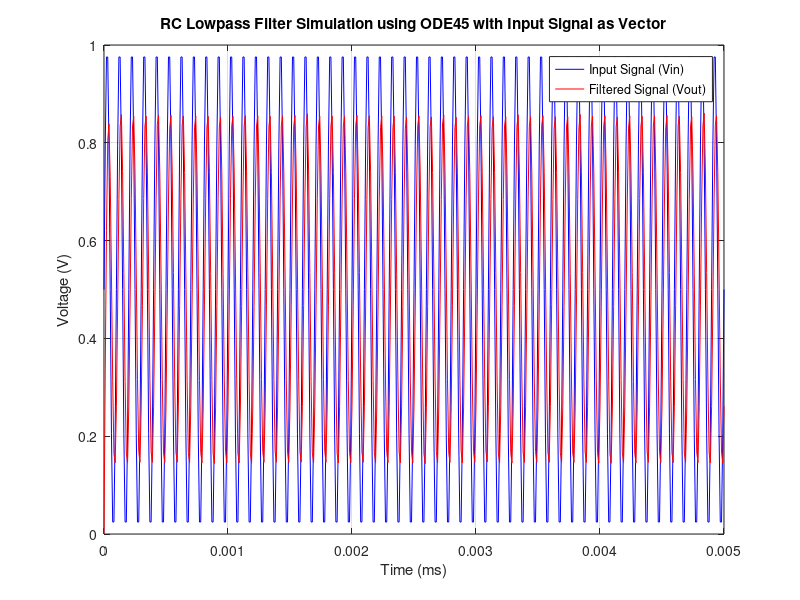

The MATLAB script that drew this image:
% RC Lowpass Filter Simulation in Time Domain using ODE45 with Input Signal as Vector
clear;
clc;
close all;

% Parameters
R = 1e3;      % Resistance in ohms
C = 14e-9;     % Capacitance in farads
f_input = 1000; % Input signal frequency in Hz (sinusoidal input)
fs = 100e3;
duration = 5e-3;

t_input = 0:1/fs:duration;
Vin = 0.5*(sin(2*pi*10000*t_input)+1);


RC = R*C;
odeFunc = @(t, Vout) (1/RC) * (interp1(t_input, Vin, t) - Vout);
[t_out, Vout] = ode45(odeFunc, t_input, 0);


Vin_out = interp1(t_input, Vin, t_out);

% Plotting the input and output signals
figure;
plot(t_out, Vin_out, 'b', 'DisplayName', 'Input Signal (Vin)');
hold on;
plot(t_out, Vout, 'r', 'DisplayName', 'Filtered Signal (Vout)');
title('RC Lowpass Filter Simulation using ODE45 with Input Signal as Vector');
xlabel('Time (ms)');
ylabel('Voltage (V)');
legend show;
grid on;
